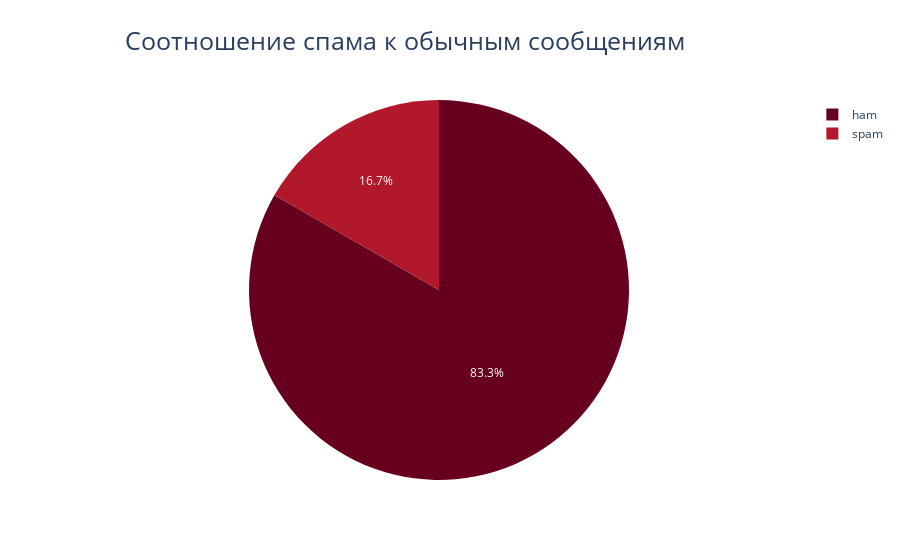

The cell this chart's notebook holds for it:
### Code cell
import seaborn as sns 
import matplotlib.pyplot as plt
import plotly
import plotly.express as px
fig=px.pie(ratio,
    values = ratio['label'],
    names = ['ham', 'spam'],
    title = 'Соотношение спама к обычным сообщениям',
    color_discrete_sequence = px.colors.sequential.RdBu
)
fig.update_layout(title = {'font':dict(size=25), 'x':0.45})
fig.show();

### Figure 1 — Plotly figure (JSON) as saved in the notebook; plotly's stock layout.template omitted (floating-point values rounded to 4 significant figures)
{"data": [{"domain": {"x": [0, 1], "y": [0, 1]}, "hovertemplate": "label=%{value}<extra></extra>", "labels": ["ham", "spam"], "legendgroup": "", "name": "", "showlegend": true, "type": "pie", "values": [83.33, 16.67]}], "layout": {"legend": {"tracegroupgap": 0}, "piecolorway": ["rgb(103,0,31)", "rgb(178,24,43)", "rgb(214,96,77)", "rgb(244,165,130)", "rgb(253,219,199)", "rgb(247,247,247)", "rgb(209,229,240)", "rgb(146,197,222)", "rgb(67,147,195)", "rgb(33,102,172)", "rgb(5,48,97)"], "title": {"font": {"size": 25}, "text": "Соотношение спама к обычным сообщениям", "x": 0.45}}}
